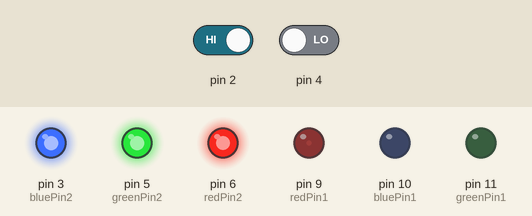
A sketch run on a simulated Arduino Uno, built with avr-gcc and run on an emulated ATmega328P. On the bench: output pins drawn as LEDs (lit = HIGH). The inputs (shaded band) are chosen by the test bench; at power-on: pin 2 HIGH, pin 4 LOW.

Above: at 0.15 s.
At 16.1 s:
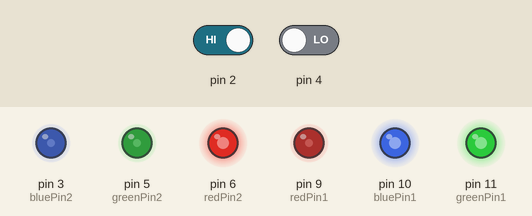
16.2 s: pin 2 driven LOW
At 16.74 s:
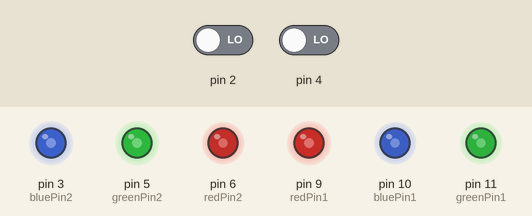
Timing chart, 0 to 18.7 s (numbered marks = the images above; inputs shaded):
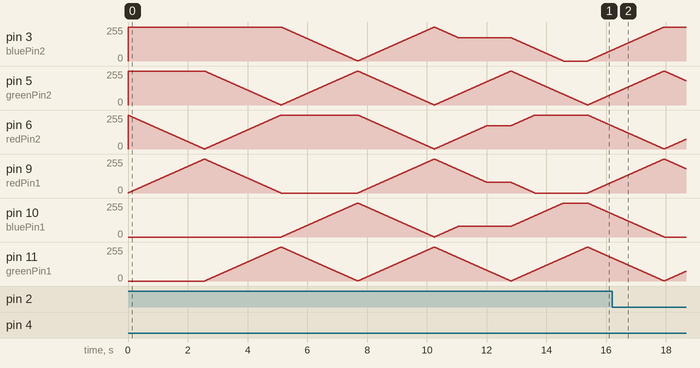

The sketch:

rgb_led_smooth.ino
```cpp
int redPin1 = 9;
int greenPin1 = 11;
int bluePin1 = 10;
int redPin2 = 6;
int greenPin2 = 5;
int bluePin2 = 3;


int r = 0;
int g = 0;
int b = 0;

void setColor(int red, int green, int blue) {
  while ( r != red || g != green || b != blue ) {
    if ( r < red ) r += 1;
    if ( r > red ) r -= 1;

    if ( g < green ) g += 1;
    if ( g > green ) g -= 1;

    if ( b < blue ) b += 1;
    if ( b > blue ) b -= 1;

    _setColor();
    delay(10);
  }
}
void compColor(int red, int green, int blue) {
  while ( r != red || g != green || b != blue ) {
    if ( r < red ) r += 1;
    if ( r > red ) r -= 1;

    if ( g < green ) g += 1;
    if ( g > green ) g -= 1;

    if ( b < blue ) b += 1;
    if ( b > blue ) b -= 1;

    _compColor();
    delay(10);
  }
}

void _compColor(){
  analogWrite(redPin1, r);
  analogWrite(greenPin1, g);
  analogWrite(bluePin1, b);
  analogWrite(redPin2, (255-r));
  analogWrite(greenPin2, (255-g));
  analogWrite(bluePin2, (255-b));
}
void _setColor() {
  analogWrite(redPin1, r);
  analogWrite(greenPin1, g);
  analogWrite(bluePin1, b);
  analogWrite(redPin2, r);
  analogWrite(greenPin2, g);
  analogWrite(bluePin2, b);
}

void setup() {
  pinMode(redPin1, OUTPUT);
  pinMode(greenPin1, OUTPUT);
  pinMode(bluePin1, OUTPUT);
  pinMode(redPin2, OUTPUT);
  pinMode(greenPin2, OUTPUT);
  pinMode(bluePin2, OUTPUT);
  pinMode(2, INPUT);
  pinMode(4, INPUT);
}

void loop() {
  int buttonVal1 = digitalRead(2);
  int buttonVal2 = digitalRead(4);
  if(buttonVal1 == 0){
    setColor(200, 200, 200);
  }
  if(digitalRead(4)== 1){
    setColor(255, 0, 0);    // red
    setColor(0, 255, 0);    // green
    setColor(0, 0, 255);    // blue
    setColor(255, 255, 0);  // yellow
    setColor(80, 0, 80);    // purple
    setColor(0, 255, 255);  // aqua
  }
  else if(digitalRead(2)==1){
    compColor(255, 0, 0);    // red
    compColor(0, 255, 0);    // green
    compColor(0, 0, 255);    // blue
    compColor(255, 255, 0);  // yellow
    compColor(80, 0, 80);    // purple
    compColor(0, 255, 255);  // aqua
  }
  else if((digitalRead(2) == 0)&&(digitalRead(4)==0)){
    analogWrite(redPin1, 255);
    analogWrite(greenPin1, 255);
    analogWrite(bluePin1, 255);
    analogWrite(redPin2, 255);
    analogWrite(greenPin2, 255);
    analogWrite(bluePin2, 255);
  }
//  if(buttonVal1 == 1)
//  {
//    setColor(255, 0, 0);    // red
//    setColor(0, 255, 0);    // green
//    setColor(0, 0, 255);    // blue
//    setColor(255, 255, 0);  // yellow
//    setColor(80, 0, 80);    // purple
//    setColor(0, 255, 255);  // aqua
//  }
//  else{
//    compColor(255, 0, 0);    // red
//    compColor(0, 255, 0);    // green
//    compColor(0, 0, 255);    // blue
//    compColor(255, 255, 0);  // yellow
//    compColor(80, 0, 80);    // purple
//    compColor(0, 255, 255);  // aqua
//
//  }

}
```
